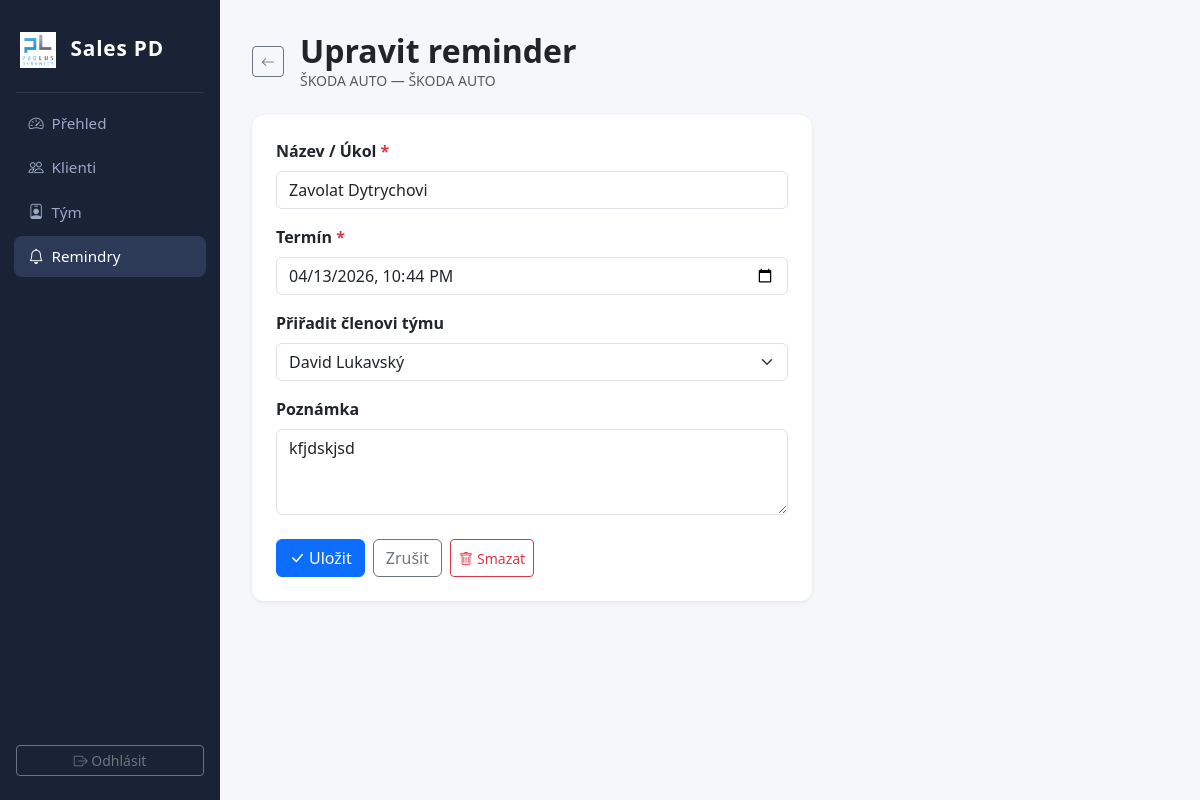
Before: /reminders/1/edit (signed in) with the older database file.
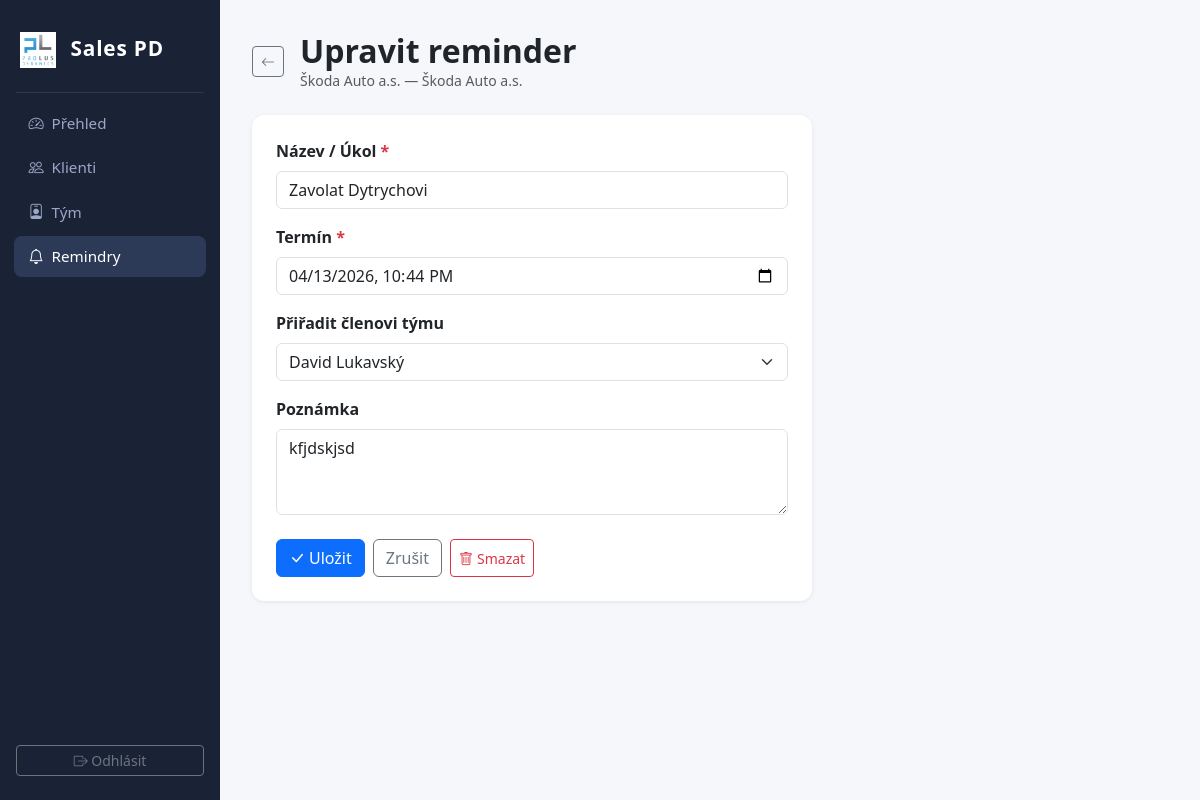
After: the same page with the newer database file.
### app.py (models this page shows)
class Client(db.Model):
    id = db.Column(db.Integer, primary_key=True)
    name = db.Column(db.String(200), nullable=False)
    company = db.Column(db.String(200))
    ico = db.Column(db.String(20))
    email = db.Column(db.String(200))
    phone = db.Column(db.String(50))
    website = db.Column(db.String(500))
    web_description = db.Column(db.Text)
    address = db.Column(db.String(500))
    statutory = db.Column(db.Text)
    branches = db.Column(db.Text)
    size_category = db.Column(db.String(20))  # micro, small, medium, large
    notes = db.Column(db.Text)
    created_at = db.Column(db.DateTime, default=datetime.utcnow)
    interactions = db.relationship('Interaction', backref='client', lazy=True, cascade='all, delete-orphan')
    contacts = db.relationship('ContactPerson', backref='client', lazy=True, cascade='all, delete-orphan')
    reminders = db.relationship('Reminder', backref='client', lazy=True, cascade='all, delete-orphan')

### app.py (the view, shortened to what this page needs)
@app.route('/reminders/<int:id>/edit', methods=['GET', 'POST'])
@login_required
def edit_reminder(id):
    reminder = Reminder.query.get_or_404(id)
    members = TeamMember.query.order_by(TeamMember.name).all()
    return render_template('reminder_form.html', client=reminder.client, reminder=reminder,
                           members=members,
                           default_due=reminder.due_at.strftime('%Y-%m-%dT%H:%M'))

### app.py (called while the page is built)
def login_required(f):
    @wraps(f)
    def decorated(*args, **kwargs):
        if not session.get('logged_in'):
            return redirect(url_for('login'))
        return f(*args, **kwargs)
    return decorated

@app.context_processor
def inject_globals():
    return dict(size_labels=SIZE_LABELS)

### templates/reminder_form.html (shortened to what this page needs)
{% extends 'base.html' %}
{% block content %}
<div class="d-flex align-items-center mb-4">
  <a href="{{ url_for('client_detail', id=client.id) }}" class="btn btn-sm btn-outline-secondary me-3">
    <i class="bi bi-arrow-left"></i>
  </a>
  <div>
    <h2 class="fw-bold mb-0">{% if reminder %}Upravit reminder{% else %}Nový reminder{% endif %}</h2>
    <div class="text-muted small">{{ client.name }}{% if client.company %} — {{ client.company }}{% endif %}</div>
  </div>
</div>
<div class="card" style="max-width:560px">
  <div class="card-body p-4">
    <form method="post">
      <div class="mb-3">
        <label class="form-label fw-semibold">Název / Úkol <span class="text-danger">*</span></label>
        <input type="text" name="title" class="form-control"
               value="{{ reminder.title if reminder else '' }}" required autofocus
               placeholder="např. Zavolat ohledně nabídky">
      </div>
      <div class="mb-3">
        <label class="form-label fw-semibold">Termín <span class="text-danger">*</span></label>
        <input type="datetime-local" name="due_at" class="form-control"
               value="{{ default_due }}" required>
      </div>
      <div class="mb-3">
        <label class="form-label fw-semibold">Přiřadit členovi týmu</label>
        <select name="member_id" class="form-select">
          {% for m in members %}
          <option value="{{ m.id }}"
            {% if reminder and reminder.member_id == m.id %}selected{% endif %}>
            {{ m.name }}
          </option>
          {% endfor %}
        </select>
      </div>
      <div class="mb-4">
        <label class="form-label fw-semibold">Poznámka</label>
        <textarea name="notes" class="form-control" rows="3"
                  placeholder="Volitelný popis nebo kontext…">{{ reminder.notes if reminder else '' }}</textarea>
      </div>
      <div class="d-flex gap-2">
        <button type="submit" class="btn btn-primary">
          <i class="bi bi-check-lg me-1"></i>Uložit
        </button>
        <a href="{{ url_for('client_detail', id=client.id) }}" class="btn btn-outline-secondary">Zrušit</a>
        {% if reminder %}
        <form method="post" action="{{ url_for('delete_reminder', id=reminder.id) }}"
              class="ms-auto"
              onsubmit="return confirm('Opravdu smazat tento reminder?')">
          <button type="submit" class="btn btn-outline-danger btn-sm">
            <i class="bi bi-trash me-1"></i>Smazat
          </button>
        </form>
        {% endif %}
      </div>
    </form>
  </div>
</div>
{% endblock %}

Changed rows visible on the page:
changed Client: name "ŠKODA AUTO" → "Škoda Auto a.s."; company "ŠKODA AUTO" → "Škoda Auto a.s."
